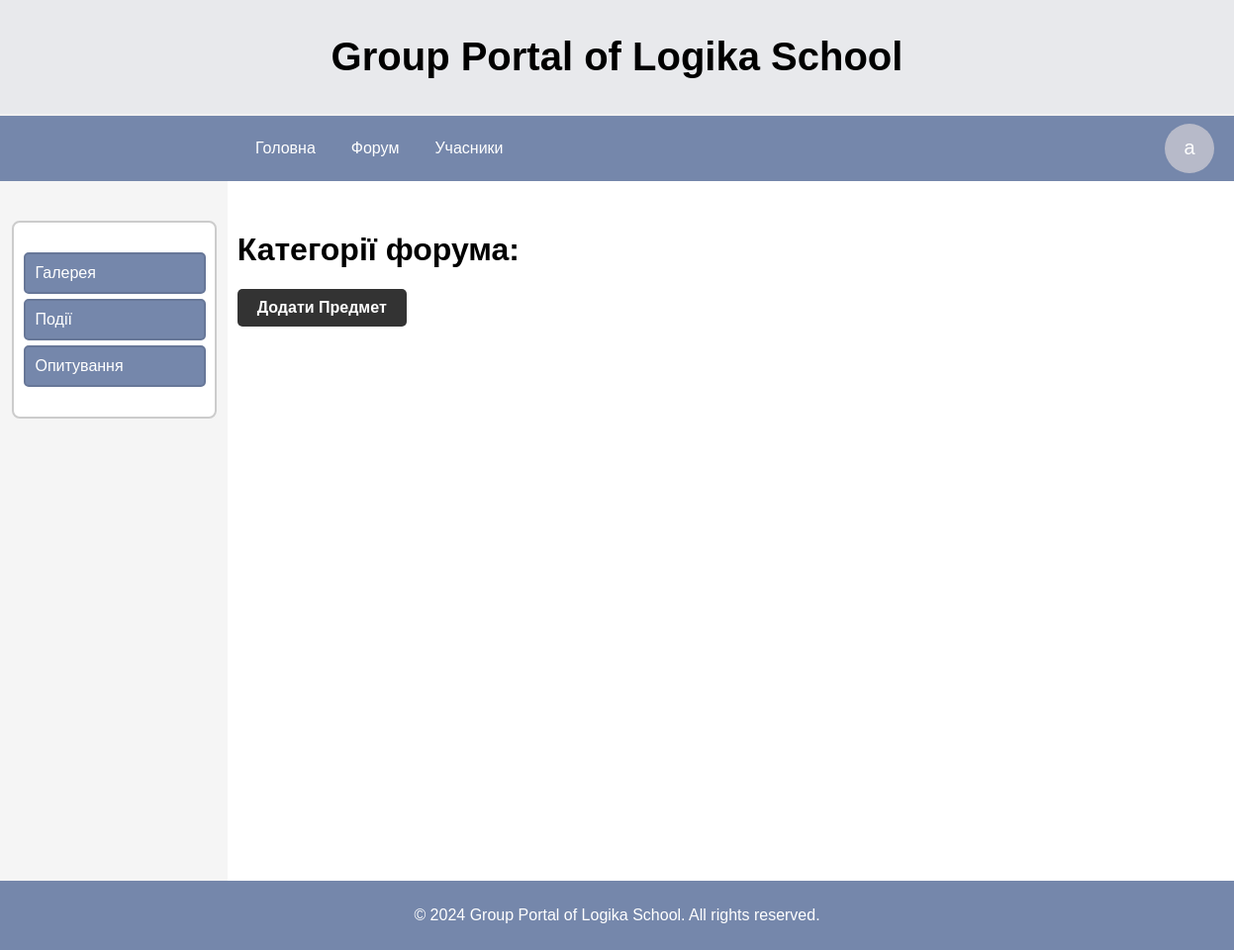
Page /diary/subjects (signed in) on the earlier database version.
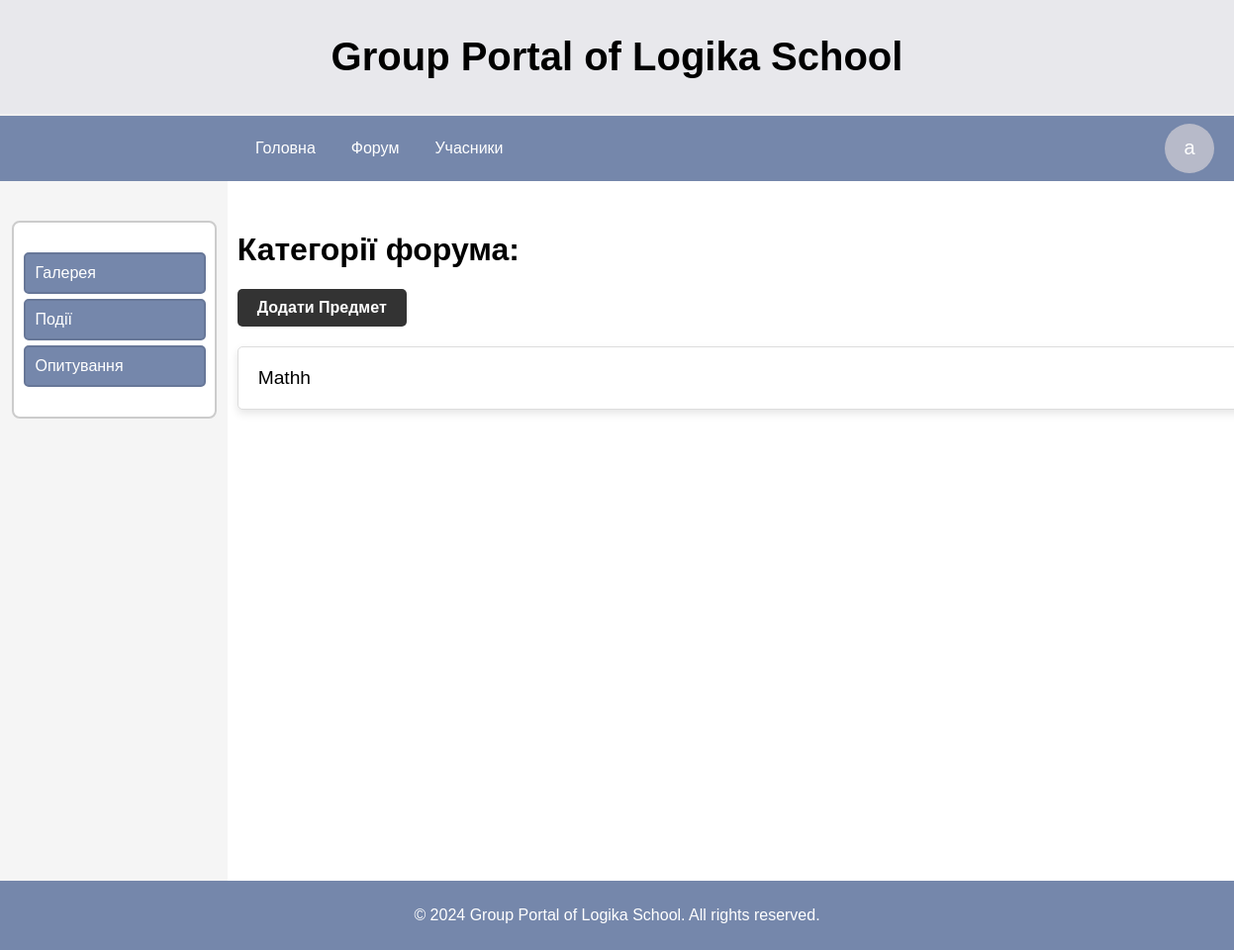
Same page on the later database version.
### portal/models.py (models this page shows, shortened)
class Subject(models.Model):
    name = models.CharField(max_length=100)
    teacher = models.ForeignKey(
        User,
        on_delete=models.CASCADE,
        limit_choices_to={'profile_type__user_type': 'teacher'},
        related_name='subjects'
    )

### portal/views.py (the view)
# urls.py: path("diary/subjects", views.SubjectListView.as_view(), name="subject_list"),
class SubjectListView(LoginRequiredMixin,ListView):
    model = Subject
    template_name = 'portal/diary/subjects_list.html'
    context_object_name = 'subjects'

### portal/context_processors.py (called while the page is built)
def profile_photo_context(request):
    profile_photo = None
    if request.user.is_authenticated:
        profile_photo = ProfilePhoto.objects.filter(user=request.user).first()
    return {'profile_photo': profile_photo}

### portal/templatetags/has_permission.py (called while the page is built, shortened)
@register.filter
def has_permission(current_user, target_user):
    if current_user.is_superuser:
        return True

### templates/portal/diary/subjects_list.html (shortened to what this page needs)
{% extends 'base.html' %}
{% load static %}
{% load has_permission %}
{% block content %}
<link rel="stylesheet" href="{% static 'subjects_list.css' %}">
<aside class="sidebar" style="margin: 0;">
    <div class="sidebar-div">
        <nav class="sidebar-nav">
            <a href="{% url 'gallery'%}">Галерея</a>
            <a href="{% url 'event_list'%}">Події</a>
            <a href="">Опитування</a>
        </nav>
    </div>
</aside>
<div class="main-container">
    <h1>Категорії форума:</h1>
    {% if request.user|has_permission:user %}
        <a href="{% url 'subject_create' %}" class="add-subject-btn">Додати Предмет</a>
    {% endif %}
    {% for subject in subjects %}
    <div class="subject">
        <a href="{% url 'subject_grades' subject.id %}">{{ subject.name }}</a>
        {% if request.user|has_permission:user %}
            <div class="post-menu">
                <button class="menu-btn-subjects">&#x22EE;</button>
            </div>
        {% endif %}
    </div>
    {% endfor %}
</div>
{% endblock %}

Differences in the rows shown:
added Subject: name "Mathh"
